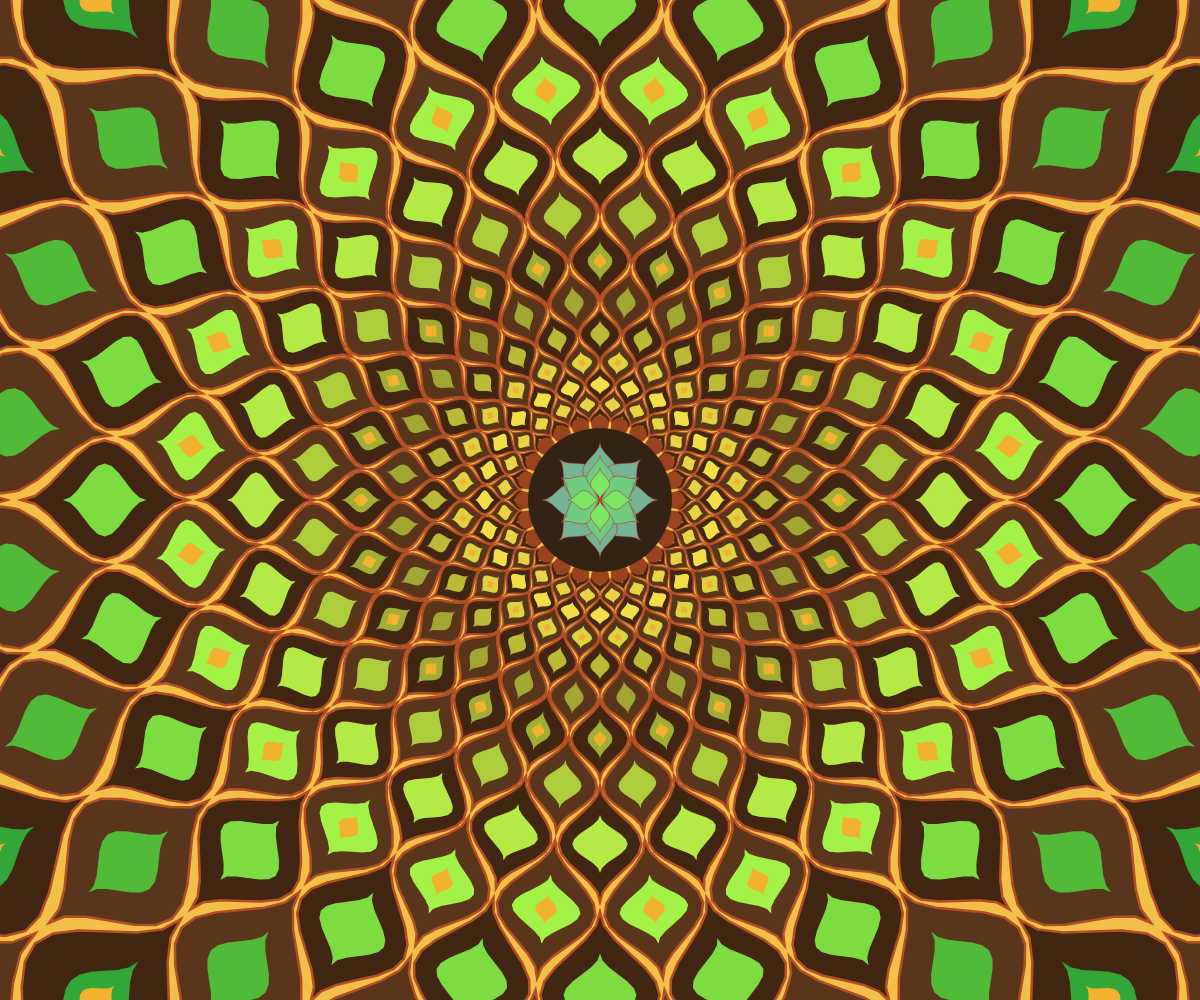
Frame 1 (no input)
Frame 2 (the mouse pressed at the canvas centre, redrawn once): identical to frame 1, image omitted

The p5.js sketch that drew this single still picture (run headless with seeded random() and noise() and a simulated clock; the mouse was pressed at the canvas centre and the sketch redrawn once):

// p5.js sketch
// ── sketch.js

// Dome tiling: onion-shaped petals that interlock with thin gold gaps, flowing outward
let N = 24;   // petals per ring (to satisfy symmetry)
let q = 1.2;  // for expanding rings growth: each ring is roughly 20% farther out

function setup() {
  createCanvas(windowWidth, windowHeight);
  colorMode(HSB, 360, 100, 100);
  noLoop();  
}

function petal(L, W) {  // pointed at both ends, drawn along the x-axis
  beginShape();
  for (let i = 0; i <= 12; i++) vertex((i / 12 - 0.5) * L, -W * sq(sin(PI * i / 12))); //spins everything to the right?
  for (let i = 12; i >= 0; i--) vertex((i / 12 - 0.5) * L, W * sq(sin(PI * i / 12))); //keeps contraints of the succulent outer ring
  endShape(CLOSE);
}

function draw() {
  background(42, 70, 95);                        // gold background, seen through gaps in lines
  translate(width / 2, height / 2);              // center point = (0, 0)
  let maxR = dist(0, 0, width, height) / 2;
  let g = min(width, height) * 0.08;             // radius of the center medallion

  for (let k = 0; g * pow(q, k) < maxR * 1.3; k++) {
    let r = g * pow(q, k);                       // geometric growth = perspective
    let t = r / maxR;                            // 0 at center, 1 at edge
    let wave = sin(k * 0.9);                     // swells and shrinks ring by ring
    let L = r * (q - 1 / q) * 0.92;              // length = 2 x ring spacing
    let W = (PI * r / N) * 0.92;                 // half width = half petal spacing
    let hue = map(t, 0, 1, 40, 130, true);       // gold -> sage green outward
    strokeWeight(constrain(r * 0.012, 0.5, 2.5));
    for (let i = 0; i < N; i++) {
      push();
      rotate(TWO_PI / N * i + (k % 2) * PI / N); // alternate rings offset
      translate(r, 0);
      stroke(18, 80, 70); fill(25, 70, 25 + 10 * (k % 2)); // dark/light rings alternate
      petal(L, W);
      noStroke(); fill(hue, 70, 80 + 15 * wave);
      petal(L * 0.5, W * (0.55 + 0.15 * wave));  // inner motif breathes by ring
      if (k % 3 == 0) { fill(40, 80, 95); petal(L * 0.22, W * 0.22); } // gold seed
      pop();
    }
  }

  noStroke(); fill(18, 80, 60);                  // soil pot edge color, scalloped rim
  
  for (let i = 0; i < 24; i++) { //scalloped rim
    push(); rotate(TWO_PI / 24 * i); circle(g * 0.95, 0, g * 0.22); pop();
  }
  
  fill(28, 60, 20); circle(0, 0, g * 1.8);       // soil-brown disc
  
  stroke(2, 85, 75); strokeWeight(0.5);            // red outline of succulent, kept faint like actual plant
  
  for (let layer = 0; layer < 3; layer++) {      // succulent rosette: 8 -> 6 -> 4 petals
    let n = 8 - 2 * layer;
    let L = g * (0.72 - 0.16 * layer);           // inner layers are smaller
    fill(map(layer, 0, 2, 150, 110), 35 + 10 * layer, 70 + 10 * layer); // sage, lighter inward, spoke about in week 10 class
    for (let i = 0; i < n; i++) {
      push();
      rotate(TWO_PI / n * i + layer * PI / n);   // each layer offset half a step
      translate(L / 2, 0);                       // petal base sits at the center
      petal(L, L * 0.3);
      pop();
    }
  }

function windowResized() {
  resizeCanvas(windowWidth, windowHeight);
}
}
